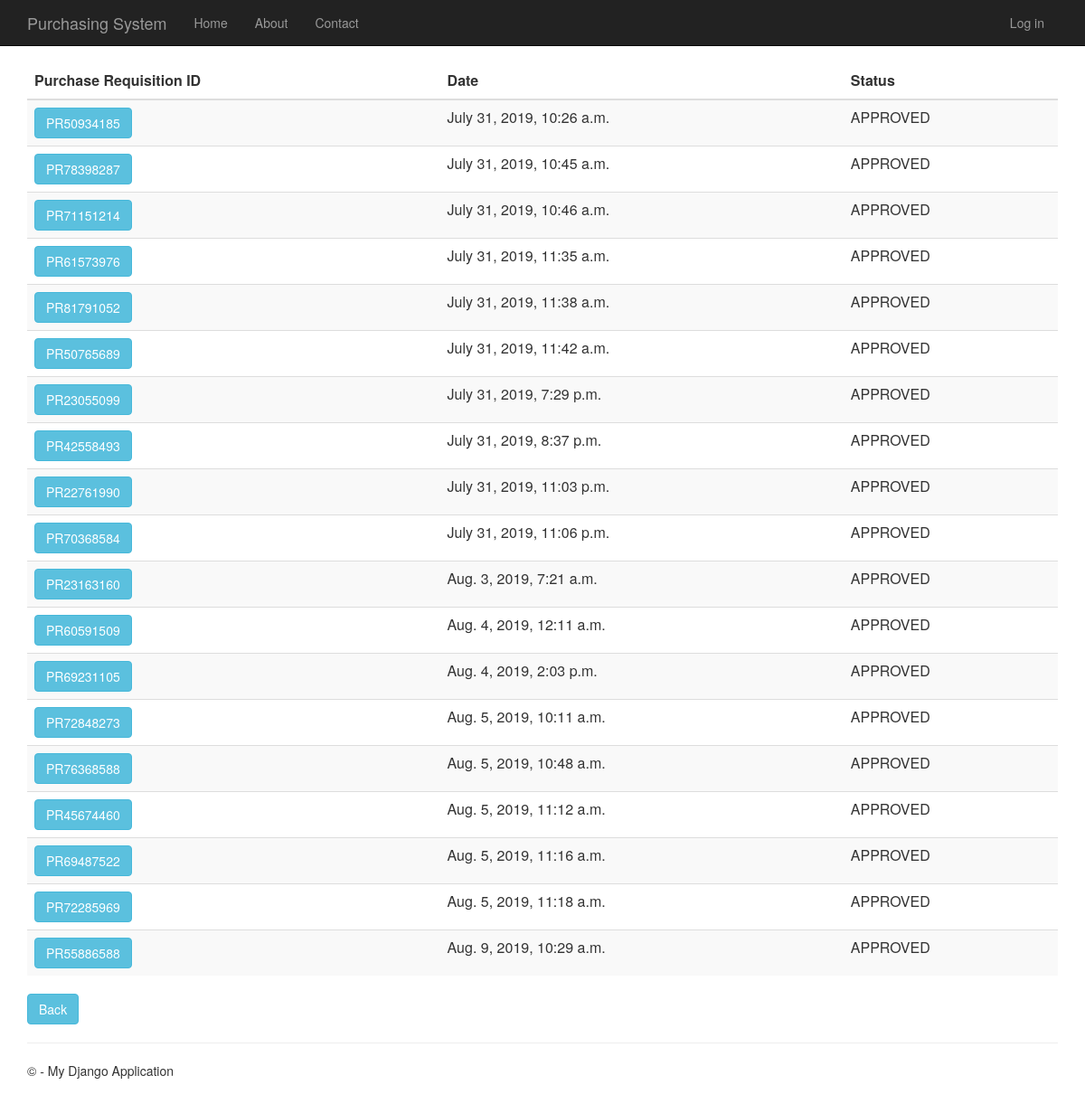
/purchaserequisitionhistory, run on the app's committed database.
### PurchaseRequisition/models.py (models this page shows)
class PurchaseRequisition(models.Model):
    pr_id= models.CharField(max_length=10, primary_key=True) #takes character
    description= models.TextField(null=True,default=None, blank=True)
    time_created= models.DateTimeField()
    total_price= models.DecimalField(max_digits=10, decimal_places=2, default=Decimal('0.00'))
    status= models.TextField(max_length=10, default="Pending")
    person_id = models.ForeignKey(Person)
    def __str__(self):
        return str(self.pr_id)

### PurchaseRequisition/views.py (the view)
# urls.py: url(r'^purchaserequisitionhistory', PurchaseRequisition.views.purchaserequisitionhistory, name="purchase_requisition_history"),
def purchaserequisitionhistory(request):
    purchase_requisitions = PurchaseRequisition.objects.all()
    print(purchase_requisitions)
    context = {
            'title':'Purchase Requisition History',
            'rows':purchase_requisitions
        }
    return render(request,'PurchaseRequisition/purchaserequisitionhistory.html',context)

### PurchaseRequisition/templates/PurchaseRequisition/purchaserequisitionhistory.html
﻿{% extends "app/layout.html" %}
{% block content %}
<div class="purchaseorderhistory margintop" action="menu" >
    <form action="purchaserequisitionhistorydetails" method="GET">
        <table class="table table-striped margintop">
          <thead>
            <tr>
              <th scope="col">Purchase Requisition ID</th>
              <th scope="col">Date</th>
              <th scope="col">Status</th>
            </tr>
          </thead>
          <tbody>
              {% for r in rows %}
            <tr>
                 <td><button type="submit" name="pr_id" value="{{r.pr_id}}" class="btn btn-info" >{{r.pr_id}}</button></td>
                 <td>{{r.time_created}}</td>
                 <td>{{r.status}}</td>
            </tr>
              {% endfor %}
          </tbody>
        </table>
    </form>
       <form action="menu">
        <div class="margintop">
            <button type="submit" class="btn btn-info" >Back</button>
        </div>
    </form>
</div>
{% endblock %}

### app/templates/app/layout.html (shortened to what this page needs)
﻿<!DOCTYPE html>
<html>
<head>
    {% load staticfiles %}
    <link rel="stylesheet" type="text/css" href="{% static 'app/content/bootstrap.min.css' %}" />
    <link rel="stylesheet" type="text/css" href="{% static 'app/content/site.css' %}" />
</head>
<body>
    <div class="navbar navbar-inverse navbar-fixed-top">
        <div class="container">
            <div class="navbar-header">
                <a href="/" class="navbar-brand">Purchasing System</a>
            </div>
            <div class="navbar-collapse collapse">
                <ul class="nav navbar-nav">
                    <li><a href="{% url 'home' %}">Home</a></li>
                    <li><a href="{% url 'about' %}">About</a></li>
                    <li><a href="{% url 'contact' %}">Contact</a></li>
                </ul>
                {% include 'app/loginpartial.html' %}
            </div>
        </div>
    </div>
    <div class="container body-content">
{% block content %}{% endblock %}
        <hr/>
        <footer>
            <p>&copy; {{ year }} - My Django Application</p>
        </footer>
    </div>
</body>
</html>

### app/templates/app/loginpartial.html
{% if user.is_authenticated %}
<form id="logoutForm" action="/logout" method="post" class="navbar-right">
    {% csrf_token %}
    <ul class="nav navbar-nav navbar-right">
        <li><span class="navbar-brand">Hello {{ user.username }}!</span></li>
        <li><a href="javascript:document.getElementById('logoutForm').submit()">Log off</a></li>
    </ul>
</form>
{% else %}
<ul class="nav navbar-nav navbar-right">
    <li><a href="{% url 'login' %}">Log in</a></li>
</ul>
{% endif %}

### app/static/app/content/site.css (style rules this page uses)
body { padding-top: 50px; padding-bottom: 20px; }
.body-content { padding-left: 15px; padding-right: 15px; }

### data on the page
PurchaseRequisition: pr_id "PR50934185", time_created "July 31, 2019, 10:26 a.m.", status "APPROVED"
PurchaseRequisition: pr_id "PR78398287", time_created "July 31, 2019, 10:45 a.m.", status "APPROVED"
PurchaseRequisition: pr_id "PR71151214", time_created "July 31, 2019, 10:46 a.m.", status "APPROVED"
PurchaseRequisition: pr_id "PR61573976", time_created "July 31, 2019, 11:35 a.m.", status "APPROVED"
PurchaseRequisition: pr_id "PR81791052", time_created "July 31, 2019, 11:38 a.m.", status "APPROVED"
PurchaseRequisition: pr_id "PR50765689", time_created "July 31, 2019, 11:42 a.m.", status "APPROVED"
PurchaseRequisition: pr_id "PR23055099", time_created "July 31, 2019, 7:29 p.m.", status "APPROVED"
PurchaseRequisition: pr_id "PR42558493", time_created "July 31, 2019, 8:37 p.m.", status "APPROVED"
PurchaseRequisition: pr_id "PR22761990", time_created "July 31, 2019, 11:03 p.m.", status "APPROVED"
PurchaseRequisition: pr_id "PR70368584", time_created "July 31, 2019, 11:06 p.m.", status "APPROVED"
PurchaseRequisition: pr_id "PR23163160", time_created "Aug. 3, 2019, 7:21 a.m.", status "APPROVED"
PurchaseRequisition: pr_id "PR60591509", time_created "Aug. 4, 2019, 12:11 a.m.", status "APPROVED"
PurchaseRequisition: pr_id "PR69231105", time_created "Aug. 4, 2019, 2:03 p.m.", status "APPROVED"
PurchaseRequisition: pr_id "PR72848273", time_created "Aug. 5, 2019, 10:11 a.m.", status "APPROVED"
PurchaseRequisition: pr_id "PR76368588", time_created "Aug. 5, 2019, 10:48 a.m.", status "APPROVED"
PurchaseRequisition: pr_id "PR45674460", time_created "Aug. 5, 2019, 11:12 a.m.", status "APPROVED"
PurchaseRequisition: pr_id "PR69487522", time_created "Aug. 5, 2019, 11:16 a.m.", status "APPROVED"
PurchaseRequisition: pr_id "PR72285969", time_created "Aug. 5, 2019, 11:18 a.m.", status "APPROVED"
PurchaseRequisition: pr_id "PR55886588", time_created "Aug. 9, 2019, 10:29 a.m.", status "APPROVED"
